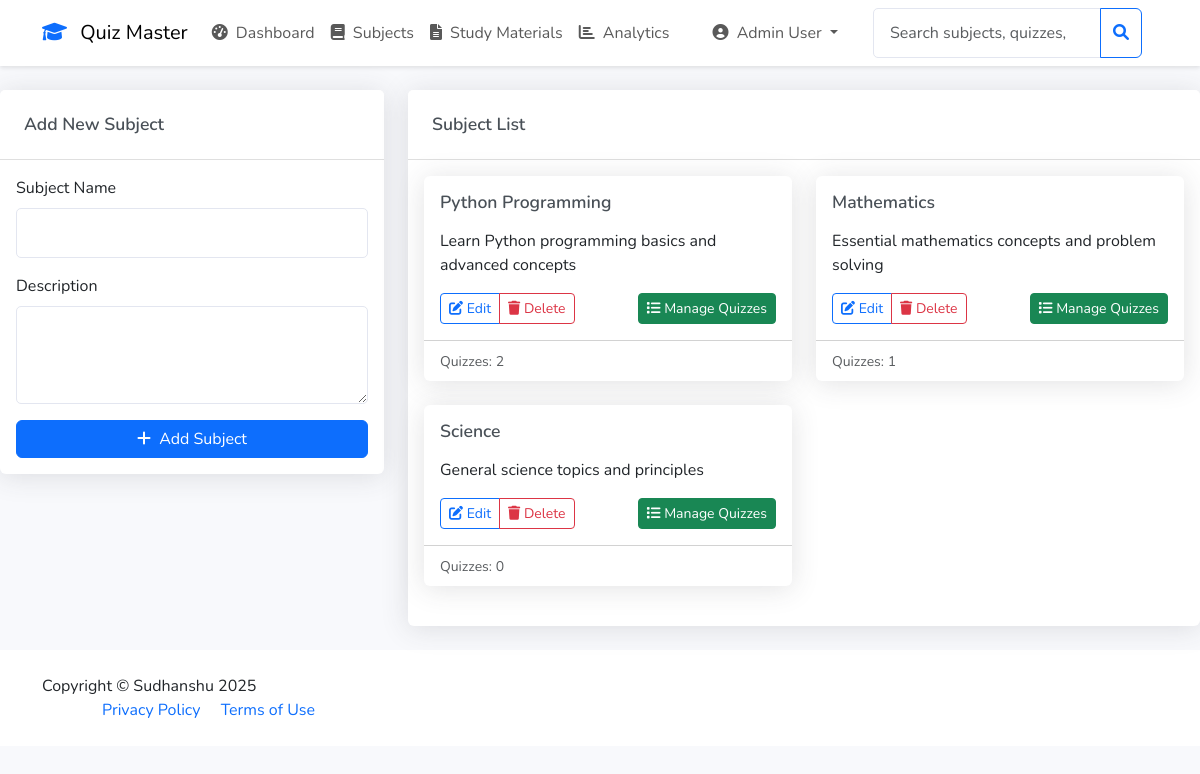
Screenshot of /admin/subjects (signed in) with the database file from the repository.
### app/models/user.py (models this page shows, shortened)
class User(UserMixin, db.Model):
    __tablename__ = 'user'
    id = db.Column(db.Integer, primary_key=True)
    email = db.Column(db.String(120), unique=True, nullable=False)
    password_hash = db.Column(db.String(256), nullable=False)
    full_name = db.Column(db.String(100), nullable=False)
    qualification = db.Column(db.String(100), nullable=True)
    dob = db.Column(db.Date, nullable=True)
    is_admin = db.Column(db.Boolean, default=False)
    created_at = db.Column(db.DateTime, default=datetime.utcnow)
    scores = db.relationship('Score', backref='user', lazy=True)
    achievements = db.relationship('Achievement', backref='user', lazy=True)

### app/models/subject.py (models this page shows)
class Subject(db.Model):
    id = db.Column(db.Integer, primary_key=True)
    name = db.Column(db.String(100), nullable=False)
    description = db.Column(db.Text, nullable=True)
    created_at = db.Column(db.DateTime, default=datetime.utcnow)
    chapters = db.relationship('Chapter', backref='subject', lazy=True)

### app/routes.py (the view, shortened to what this page needs)
@admin_bp.route('/subjects', methods=['GET', 'POST'])
@admin_required
def manage_subjects():
    form = SubjectForm()
    subjects = Subject.query.all()
    return render_template('admin/subjects.html', form=form, subjects=subjects)

### app/forms.py
class SubjectForm(FlaskForm):
    name = StringField('Subject Name', validators=[DataRequired()])
    description = TextAreaField('Description')
    submit = SubmitField('Add Subject')

### app/__init__.py (called while the page is built)
def create_app():
    app = Flask(__name__)
    app.config.from_object(Config)
    db.init_app(app)
    login_manager.init_app(app)
    mail.init_app(app)
    @login_manager.user_loader
    def load_user(id):
        return User.query.get(int(id))
    @app.template_filter('strftime')
    def _jinja2_filter_datetime(date, fmt=None):
        if fmt is None:
            fmt = '%Y-%m-%d %H:%M'
        return date.strftime(fmt) if date else ''
    from app.routes import auth_bp, admin_bp, user_bp, main_bp
    app.register_blueprint(main_bp)
    app.register_blueprint(auth_bp)
    app.register_blueprint(admin_bp)
    app.register_blueprint(user_bp)
    return app

### app/routes.py (called while the page is built)
def admin_required(f):
    @wraps(f)
    def decorated_function(*args, **kwargs):
        if not current_user.is_authenticated:
            return redirect(url_for('auth.login'))
        if not current_user.is_admin:
            flash('Access denied. Admin privileges required.', 'danger')
            return redirect(url_for('user.dashboard'))
        return f(*args, **kwargs)
    return decorated_function

### app/templates/admin/subjects.html (shortened to what this page needs)
{% extends "base.html" %}
{% block content %}
<div class="row">
    <div class="col-md-4">
        <div class="card">
            <div class="card-header">
                <h3 class="card-title mb-0">Add New Subject</h3>
            </div>
            <div class="card-body">
                <form method="POST">
                    <div class="mb-3">
                        {{ form.name.label(class="form-label") }}
                        {{ form.name(class="form-control") }}
                    </div>
                    <div class="mb-3">
                        {{ form.description.label(class="form-label") }}
                        {{ form.description(class="form-control", rows=3) }}
                    </div>
                    <div class="d-grid">
                        <button type="submit" class="btn btn-primary">
                            <i class="fas fa-plus me-1"></i> Add Subject
                        </button>
                    </div>
                </form>
            </div>
        </div>
    </div>
    <div class="col-md-8">
        <div class="card">
            <div class="card-header">
                <h3 class="card-title mb-0">Subject List</h3>
            </div>
            <div class="card-body">
                {% if subjects %}
                    <div class="row">
                        {% for subject in subjects %}
                            <div class="col-md-6 mb-4">
                                <div class="card h-100">
                                    <div class="card-body">
                                        <h5 class="card-title">{{ subject.name }}</h5>
                                        <p class="card-text">{{ subject.description }}</p>
                                        <div class="d-flex justify-content-between align-items-center">
                                            <div class="btn-group">
                                                <a href="{{ url_for('admin.edit_subject', subject_id=subject.id) }}"
                                                   class="btn btn-sm btn-outline-primary">
                                                    <i class="fas fa-edit"></i> Edit
                                                </a>
                                                <button type="button"
                                                        class="btn btn-sm btn-outline-danger"
                                                        onclick="confirmDelete({{ subject.id }})">
                                                    <i class="fas fa-trash"></i> Delete
                                                </button>
                                            </div>
                                            <a href="{{ url_for('admin.subject_quizzes', subject_id=subject.id) }}"
                                               class="btn btn-sm btn-success">
                                                <i class="fas fa-list"></i> Manage Quizzes
                                            </a>
                                        </div>
                                    </div>
                                    <div class="card-footer bg-transparent">
                                        <small class="text-muted">
                                            Quizzes: {{ subject.quizzes|length }}
                                        </small>
                                    </div>
                                </div>
                            </div>
                        {% endfor %}
                    </div>
                {% else %}
                    <div class="text-center py-4">
                        <i class="fas fa-book fa-3x text-muted mb-3"></i>
                        <p class="lead">No subjects found. Add your first subject!</p>
                    </div>
                {% endif %}
            </div>
        </div>
    </div>
</div>
{% endblock %}

### app/templates/base.html (shortened to what this page needs)
<!DOCTYPE html>
<html lang="en">
<head>
    <link href="https://cdn.jsdelivr.net/npm/bootstrap@5.3.0/dist/css/bootstrap.min.css" rel="stylesheet">
    <link href="https://cdnjs.cloudflare.com/ajax/libs/font-awesome/6.0.0/css/all.min.css" rel="stylesheet">
    <link href="{{ url_for('static', filename='css/style.css') }}" rel="stylesheet">
</head>
<body>
    <nav class="navbar navbar-expand-lg navbar-light bg-white">
        <div class="container">
            <a class="navbar-brand" href="{{ url_for('main.index') }}">
                <i class="fas fa-graduation-cap text-primary me-2"></i>
                Quiz Master
            </a>
            <div class="collapse navbar-collapse" id="navbarNav">
                {% if current_user.is_authenticated %}
                    {% if current_user.is_admin %}
                        <ul class="navbar-nav me-auto">
                            <li class="nav-item">
                                <a class="nav-link" href="{{ url_for('admin.dashboard') }}">
                                    <i class="fas fa-tachometer-alt me-1"></i> Dashboard
                                </a>
                            </li>
                            <li class="nav-item">
                                <a class="nav-link" href="{{ url_for('admin.manage_subjects') }}">
                                    <i class="fas fa-book me-1"></i> Subjects
                                </a>
                            </li>
                            <li class="nav-item">
                                <a class="nav-link" href="{{ url_for('admin.manage_study_materials') }}">
                                    <i class="fas fa-file-alt me-1"></i> Study Materials
                                </a>
                            </li>
                            <li class="nav-item">
                                <a class="nav-link" href="{{ url_for('admin.quiz_analytics') }}">
                                    <i class="fas fa-chart-bar me-1"></i> Analytics
                                </a>
                            </li>
                        </ul>
                    {% endif %}
                    <ul class="navbar-nav">
                        <li class="nav-item dropdown">
                            <a class="nav-link dropdown-toggle" href="#" id="userDropdown" role="button" data-bs-toggle="dropdown">
                                <i class="fas fa-user-circle me-1"></i>
                                {{ current_user.full_name }}
                            </a>
                        </li>
                    </ul>
                {% endif %}
                {% if current_user.is_authenticated %}
                    <form class="d-flex ms-auto me-3" method="GET"
                          action="{{ url_for('admin.admin_search' if current_user.is_admin else 'user.user_search') }}">
                        <div class="input-group">
                            <input type="search" name="q" class="form-control"
                                   placeholder="{{ 'Search subjects, quizzes, or users...' if current_user.is_admin else 'Search quizzes...' }}">
                            <button class="btn btn-outline-primary" type="submit">
                                <i class="fas fa-search"></i>
                            </button>
                        </div>
                    </form>
                {% endif %}
            </div>
        </div>
    </nav>
    <main class="py-4">
        {% block content %}{% endblock %}
    </main>
    <footer class="bg-white py-4 mt-auto">
        <div class="container">
            <div class="row align-items-center">
                <div class="col-lg-6 text-lg-start">
                    Copyright &copy; Sudhanshu 2025
                <div class="col-lg-6 text-lg-end">
                    <a href="#" class="text-decoration-none me-3">Privacy Policy</a>
                    <a href="#" class="text-decoration-none">Terms of Use</a>
                </div>
            </div>
        </div>
    </footer>
</body>
</html>

### app/static/css/style.css (style rules this page uses)
:root { --primary-color: #4e73df; --secondary-color: #858796; --success-color: #1cc88a; --info-color: #36b9cc; --warning-color: #f6c23e; --danger-color: #e74a3b; --light-color: #f8f9fc; --dark-color: #5a5c69; }
body { font-family: 'Nunito', sans-serif; background-color: #f8f9fc; }
.navbar { box-shadow: 0 2px 4px rgba(0,0,0,.1); }
.card { border: none; box-shadow: 0 0.15rem 1.75rem 0 rgba(58, 59, 69, 0.15); transition: transform 0.2s ease-in-out; }
.form-control { border-radius: 5px; padding: 0.75rem 1rem; border: 1px solid #e3e6f0; }
.card-header { background-color: #fff; border-bottom: 1px solid rgba(0, 0, 0, 0.125); padding: 1.5rem; }
.card-title { color: #495057; font-size: 1.1rem; font-weight: 600; margin-bottom: 1rem; }

### rows the page displays
User: full_name "Admin User", q "Search subjects, quizzes, or users..."
Subject: name "Python Programming", description "Learn Python programming basics and advanced concepts", quizzes|length "2"
Subject: name "Mathematics", description "Essential mathematics concepts and problem solving", quizzes|length "1"
Subject: name "Science", description "General science topics and principles", quizzes|length "0"
